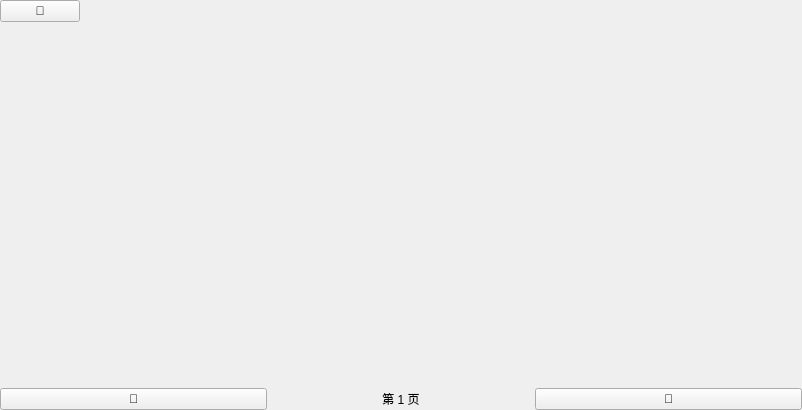
<?xml version="1.0" encoding="UTF-8"?>
<ui version="4.0">
 <class>RadioListWidget</class>
 <widget class="QWidget" name="RadioListWidget">
  <property name="geometry">
   <rect>
    <x>0</x>
    <y>0</y>
    <width>802</width>
    <height>410</height>
   </rect>
  </property>
  <property name="windowTitle">
   <string>Form</string>
  </property>
  <layout class="QVBoxLayout" name="verticalLayout" stretch="0,1,0">
   <property name="spacing">
    <number>0</number>
   </property>
   <property name="leftMargin">
    <number>0</number>
   </property>
   <property name="topMargin">
    <number>0</number>
   </property>
   <property name="rightMargin">
    <number>0</number>
   </property>
   <property name="bottomMargin">
    <number>0</number>
   </property>
   <item>
    <widget class="QWidget" name="headerWidget" native="true">
     <layout class="QHBoxLayout" name="horizontalLayout">
      <property name="spacing">
       <number>0</number>
      </property>
      <property name="leftMargin">
       <number>0</number>
      </property>
      <property name="topMargin">
       <number>0</number>
      </property>
      <property name="rightMargin">
       <number>0</number>
      </property>
      <property name="bottomMargin">
       <number>0</number>
      </property>
      <item>
       <widget class="QPushButton" name="backBtn">
        <property name="text">
         <string></string>
        </property>
       </widget>
      </item>
      <item>
       <widget class="QLabel" name="titleLabel">
        <property name="text">
         <string/>
        </property>
        <property name="indent">
         <number>10</number>
        </property>
       </widget>
      </item>
      <item>
       <spacer name="horizontalSpacer">
        <property name="orientation">
         <enum>Qt::Horizontal</enum>
        </property>
        <property name="sizeHint" stdset="0">
         <size>
          <width>40</width>
          <height>20</height>
         </size>
        </property>
       </spacer>
      </item>
     </layout>
    </widget>
   </item>
   <item>
    <widget class="QWidget" name="centralWidget" native="true"/>
   </item>
   <item>
    <widget class="QWidget" name="footerWidget" native="true">
     <layout class="QHBoxLayout" name="horizontalLayout_2">
      <property name="spacing">
       <number>0</number>
      </property>
      <property name="leftMargin">
       <number>0</number>
      </property>
      <property name="topMargin">
       <number>0</number>
      </property>
      <property name="rightMargin">
       <number>0</number>
      </property>
      <property name="bottomMargin">
       <number>0</number>
      </property>
      <item>
       <widget class="QPushButton" name="preBtn">
        <property name="text">
         <string></string>
        </property>
       </widget>
      </item>
      <item>
       <widget class="QLabel" name="pageLabel">
        <property name="text">
         <string>第 1 页</string>
        </property>
        <property name="alignment">
         <set>Qt::AlignCenter</set>
        </property>
       </widget>
      </item>
      <item>
       <widget class="QPushButton" name="nextBtn">
        <property name="text">
         <string></string>
        </property>
       </widget>
      </item>
     </layout>
    </widget>
   </item>
  </layout>
 </widget>
 <resources/>
 <connections/>
</ui>
